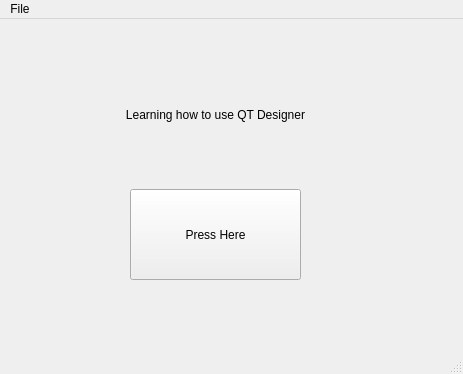
<?xml version="1.0" encoding="UTF-8"?>
<ui version="4.0">
 <class>MainWindow</class>
 <widget class="QMainWindow" name="MainWindow">
  <property name="geometry">
   <rect>
    <x>0</x>
    <y>0</y>
    <width>463</width>
    <height>374</height>
   </rect>
  </property>
  <property name="windowTitle">
   <string>MainWindow</string>
  </property>
  <widget class="QWidget" name="centralwidget">
   <widget class="QPushButton" name="first_button">
    <property name="geometry">
     <rect>
      <x>130</x>
      <y>170</y>
      <width>171</width>
      <height>91</height>
     </rect>
    </property>
    <property name="text">
     <string>Press Here</string>
    </property>
   </widget>
   <widget class="QLabel" name="first_label">
    <property name="geometry">
     <rect>
      <x>110</x>
      <y>60</y>
      <width>211</width>
      <height>71</height>
     </rect>
    </property>
    <property name="text">
     <string>Learning how to use QT Designer</string>
    </property>
    <property name="alignment">
     <set>Qt::AlignCenter</set>
    </property>
   </widget>
  </widget>
  <widget class="QMenuBar" name="menubar">
   <property name="geometry">
    <rect>
     <x>0</x>
     <y>0</y>
     <width>463</width>
     <height>37</height>
    </rect>
   </property>
   <widget class="QMenu" name="menuFile">
    <property name="title">
     <string>File</string>
    </property>
   </widget>
   <addaction name="menuFile"/>
  </widget>
  <widget class="QStatusBar" name="statusbar"/>
 </widget>
 <resources/>
 <connections/>
</ui>
